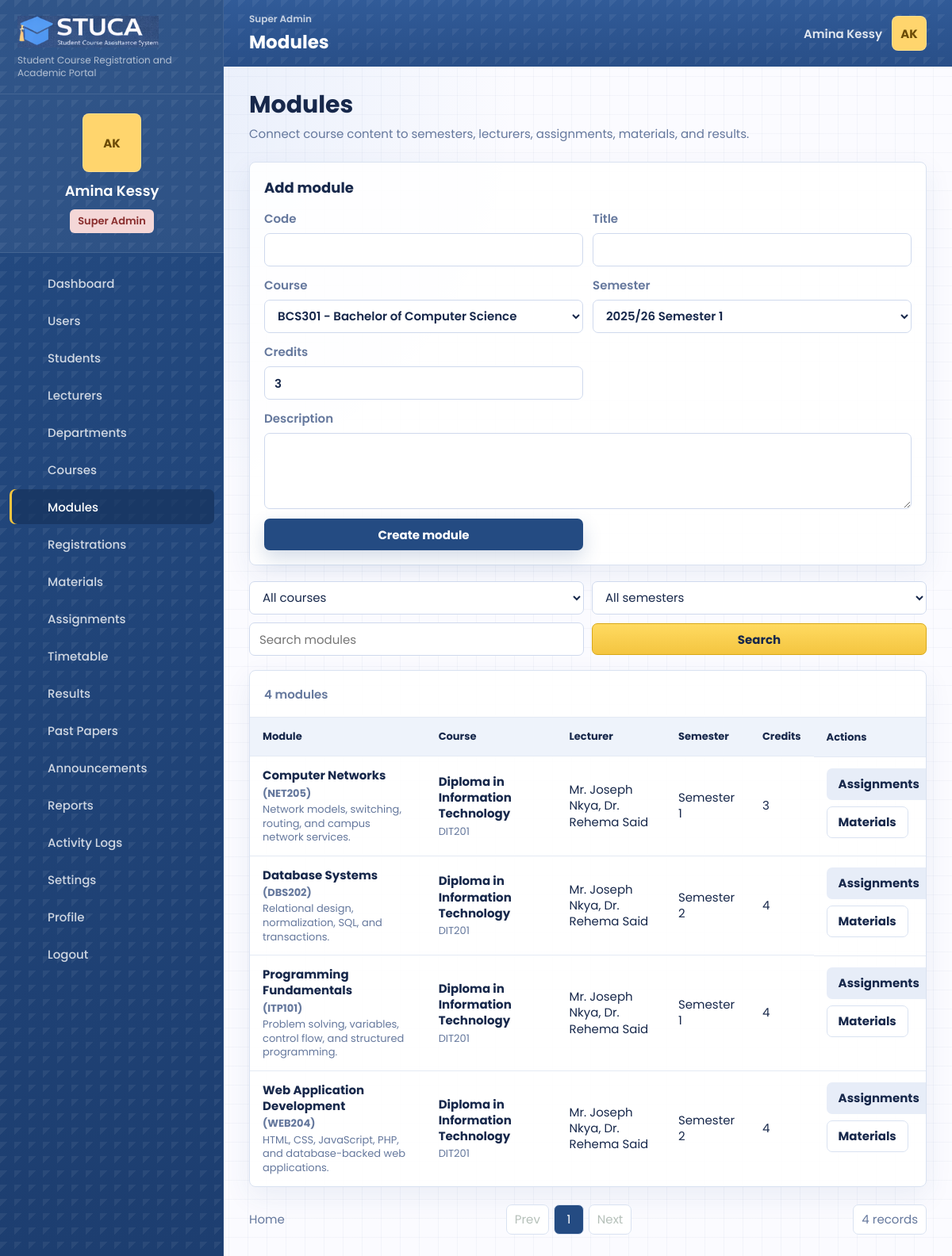
Page /modules.php (signed in) on the committed database.
### tables this page shows
CREATE TABLE users (
    id INT UNSIGNED AUTO_INCREMENT PRIMARY KEY,
    role_id INT UNSIGNED NOT NULL,
    department_id INT UNSIGNED NULL,
    name VARCHAR(140) NOT NULL,
    email VARCHAR(190) NOT NULL UNIQUE,
    password_hash VARCHAR(255) NOT NULL,
    status ENUM('active', 'suspended') NOT NULL DEFAULT 'active',
    student_number VARCHAR(60) NULL UNIQUE,
    staff_number VARCHAR(60) NULL UNIQUE,
    phone VARCHAR(40) NULL,
    program VARCHAR(160) NULL,
    class_group VARCHAR(80) NULL,
    created_at TIMESTAMP DEFAULT CURRENT_TIMESTAMP,
    updated_at TIMESTAMP DEFAULT CURRENT_TIMESTAMP ON UPDATE CURRENT_TIMESTAMP,
    INDEX idx_users_role (role_id),
    INDEX idx_users_department (department_id),
    INDEX idx_users_status (status),
    CONSTRAINT fk_users_role FOREIGN KEY (role_id) REFERENCES roles(id),
    CONSTRAINT fk_users_department FOREIGN KEY (department_id) REFERENCES departments(id) ON DELETE SET NULL
);

CREATE TABLE modules (
    id INT UNSIGNED AUTO_INCREMENT PRIMARY KEY,
    course_id INT UNSIGNED NOT NULL,
    semester_id INT UNSIGNED NULL,
    code VARCHAR(40) NOT NULL UNIQUE,
    title VARCHAR(190) NOT NULL,
    description TEXT NULL,
    credits TINYINT UNSIGNED NOT NULL DEFAULT 3,
    created_at TIMESTAMP DEFAULT CURRENT_TIMESTAMP,
    updated_at TIMESTAMP DEFAULT CURRENT_TIMESTAMP ON UPDATE CURRENT_TIMESTAMP,
    INDEX idx_modules_course (course_id),
    INDEX idx_modules_semester (semester_id),
    CONSTRAINT fk_modules_course FOREIGN KEY (course_id) REFERENCES courses(id) ON DELETE CASCADE,
    CONSTRAINT fk_modules_semester FOREIGN KEY (semester_id) REFERENCES semesters(id) ON DELETE SET NULL
);

CREATE TABLE courses (
    id INT UNSIGNED AUTO_INCREMENT PRIMARY KEY,
    department_id INT UNSIGNED NULL,
    code VARCHAR(40) NOT NULL UNIQUE,
    title VARCHAR(190) NOT NULL,
    description TEXT NULL,
    level VARCHAR(80) NULL,
    credits SMALLINT UNSIGNED NOT NULL DEFAULT 3,
    status ENUM('active', 'archived') NOT NULL DEFAULT 'active',
    created_at TIMESTAMP DEFAULT CURRENT_TIMESTAMP,
    updated_at TIMESTAMP DEFAULT CURRENT_TIMESTAMP ON UPDATE CURRENT_TIMESTAMP,
    INDEX idx_courses_department (department_id),
    INDEX idx_courses_status (status),
    CONSTRAINT fk_courses_department FOREIGN KEY (department_id) REFERENCES departments(id) ON DELETE SET NULL
);

CREATE TABLE semesters (
    id INT UNSIGNED AUTO_INCREMENT PRIMARY KEY,
    academic_year_id INT UNSIGNED NOT NULL,
    name VARCHAR(60) NOT NULL,
    starts_on DATE NOT NULL,
    ends_on DATE NOT NULL,
    is_current BOOLEAN NOT NULL DEFAULT FALSE,
    created_at TIMESTAMP DEFAULT CURRENT_TIMESTAMP,
    updated_at TIMESTAMP DEFAULT CURRENT_TIMESTAMP ON UPDATE CURRENT_TIMESTAMP,
    UNIQUE KEY unique_semester_year (academic_year_id, name),
    INDEX idx_semesters_current (is_current),
    CONSTRAINT fk_semesters_year FOREIGN KEY (academic_year_id) REFERENCES academic_years(id) ON DELETE CASCADE
);

### public/modules.php (the view, shortened to what the rows shown need)
<?php
require dirname(__DIR__) . '/app/bootstrap.php';
$repo = repository();
$user = current_user();
$filters = [
    'course_id' => request_value('course_id'),
    'semester' => request_value('semester'),
    'search' => request_value('search'),
];
$modules = $repo->getModules($filters);
$pagination = paginate($modules, (int) request_value('page', '1'), app_config('items_per_page'));
page_start('Modules', 'modules');
?>
<section class="page-title-row">
    <div>
        <h2>Modules</h2>
    </div>
</section>
<?php if (can_manage_academics($user['role'])): ?>
<section class="panel compact">
    <div class="panel-heading"><h2>Add module</h2></div>
</section>
<?php endif; ?>
<section class="panel table-panel">
    <div class="table-actions">
        <span><?= e($pagination['total']) ?> modules</span>
    </div>
    <div class="responsive-table">
        <table>
            <thead>
                <tr>
                    <th>Module</th>
                    <th>Course</th>
                    <th>Lecturer</th>
                    <th>Semester</th>
                    <th>Credits</th>
                    <th>Actions</th>
                </tr>
            </thead>
            <tbody>
                <?php foreach ($pagination['items'] as $module): ?>
                    <tr>
                        <td>
                            <strong><?= e($module['module_name']) ?> <small>(<?= e($module['code']) ?>)</small></strong>
                            <span><?= e($module['description']) ?></span>
                        </td>
                        <td>
                            <strong><?= e($module['course_title'] ?? '') ?></strong>
                            <span><?= e($module['course_code'] ?? '') ?></span>
                        </td>
                        <td><?= e($module['lecturer']) ?></td>
                        <td><?= e($module['semester']) ?></td>
                        <td><?= e($module['credits']) ?></td>
                        <td class="action-cell">
                            <a class="button subtle" href="assignments.php?search=<?= e(urlencode($module['module_name'])) ?>">Assignments</a>
                            <a class="button quiet" href="materials.php?search=<?= e(urlencode($module['module_name'])) ?>">Materials</a>
                        </td>
                    </tr>
                <?php endforeach; ?>
            </tbody>
        </table>
    </div>
</section>
<?php
pagination_controls($pagination);
page_end();

### app/includes/layout.php (shortened to what the rows shown need)
<?php
function page_start(string $title, string $active): void
{
    $user = current_user();
    if ($user && !empty($user['email'])) {
        $freshUser = repository()->findUserByEmail($user['email']);
        if ($freshUser) {
            unset($freshUser['password_hash']);
            $user = $freshUser;
        }
    }
    $displayName = $user['name'] ?? 'Guest';
    $role = role_label($user['role'] ?? null);
    ?>
    <!doctype html>
    <html lang="en">
    <head>
        <link rel="stylesheet" href="assets/css/styles.css?v=20260601-workflow">
    </head>
    <body class="page-<?= e($active) ?>">
        <aside class="sidebar" id="sidebar">
            <div class="profile-card">
                <div class="avatar-initials"><?= e(initials($displayName)) ?></div>
                <strong><?= e($displayName) ?></strong>
                <span class="role-pill <?= e(role_badge_class($user['role'] ?? null)) ?>"><?= e($role) ?></span>
            </div>
        </aside>
        <div class="app-shell">
            <header class="topbar">
                <div>
                    <h1><?= e($title) ?></h1>
                </div>
                <div class="topbar-user">
                    <span class="topbar-name"><?= e($displayName) ?></span>
                    <a class="avatar-initials tiny" href="profile.php" aria-label="Open profile"><?= e(initials($displayName)) ?></a>
                </div>
            </header>
            <main class="content" id="content">
    <?php
}
function page_end(): void
{
    ?>
            </main>
        </div>
    </body>
    </html>
    <?php
}
function pagination_controls(array $pagination): void
{
    $page = $pagination['page'];
    $pages = $pagination['pages'];
    ?>
    <div class="pagination">
        <a class="home-link" href="dashboard.php">Home</a>
        <div class="page-links">
            <a class="<?= $page <= 1 ? 'disabled' : '' ?>" href="?<?= e(build_query(['page' => max(1, $page - 1)])) ?>">Prev</a>
            <?php for ($i = 1; $i <= $pages; $i++): ?>
                <a class="<?= $page === $i ? 'current' : '' ?>" href="?<?= e(build_query(['page' => $i])) ?>"><?= e($i) ?></a>
            <?php endfor; ?>
            <a class="<?= $page >= $pages ? 'disabled' : '' ?>" href="?<?= e(build_query(['page' => min($pages, $page + 1)])) ?>">Next</a>
        </div>
        <span><?= e((string) $pagination['total']) ?> records</span>
    </div>
    <?php
}
    ?>

### rows in the picture
users: name "AK", name "Amina Kessy"
modules: credits "4", title "Programming Fundamentals", code "ITP101", description "Problem solving, variables, control flow, and structured programming.", course.title "Diploma in Information Technology", course.code "DIT201", lecturer "Mr. Joseph Nkya, Dr. Rehema Said", semester.name "Semester 1"
modules: title "Computer Networks", code "NET205", description "Network models, switching, routing, and campus network services.", course.title "Diploma in Information Technology", course.code "DIT201", lecturer "Mr. Joseph Nkya, Dr. Rehema Said", semester.name "Semester 1", credits "3"
modules: title "Database Systems", code "DBS202", description "Relational design, normalization, SQL, and transactions.", course.title "Diploma in Information Technology", course.code "DIT201", lecturer "Mr. Joseph Nkya, Dr. Rehema Said", semester.name "Semester 2", credits "4"
modules: title "Web Application Development", code "WEB204", description "HTML, CSS, JavaScript, PHP, and database-backed web applications.", course.title "Diploma in Information Technology", course.code "DIT201", lecturer "Mr. Joseph Nkya, Dr. Rehema Said", semester.name "Semester 2", credits "4"

### other values in the picture
$config['app_subtitle'] "Student Course Registration and Academic Portal"
$role "Super Admin"
$item['label'] "Dashboard"
$item['label'] "Users"
$item['label'] "Students"
$item['label'] "Lecturers"
$item['label'] "Departments"
$item['label'] "Courses"
$item['label'] "Modules"
$item['label'] "Registrations"
$item['label'] "Materials"
$item['label'] "Assignments"
$item['label'] "Timetable"
$item['label'] "Results"
$item['label'] "Past Papers"
